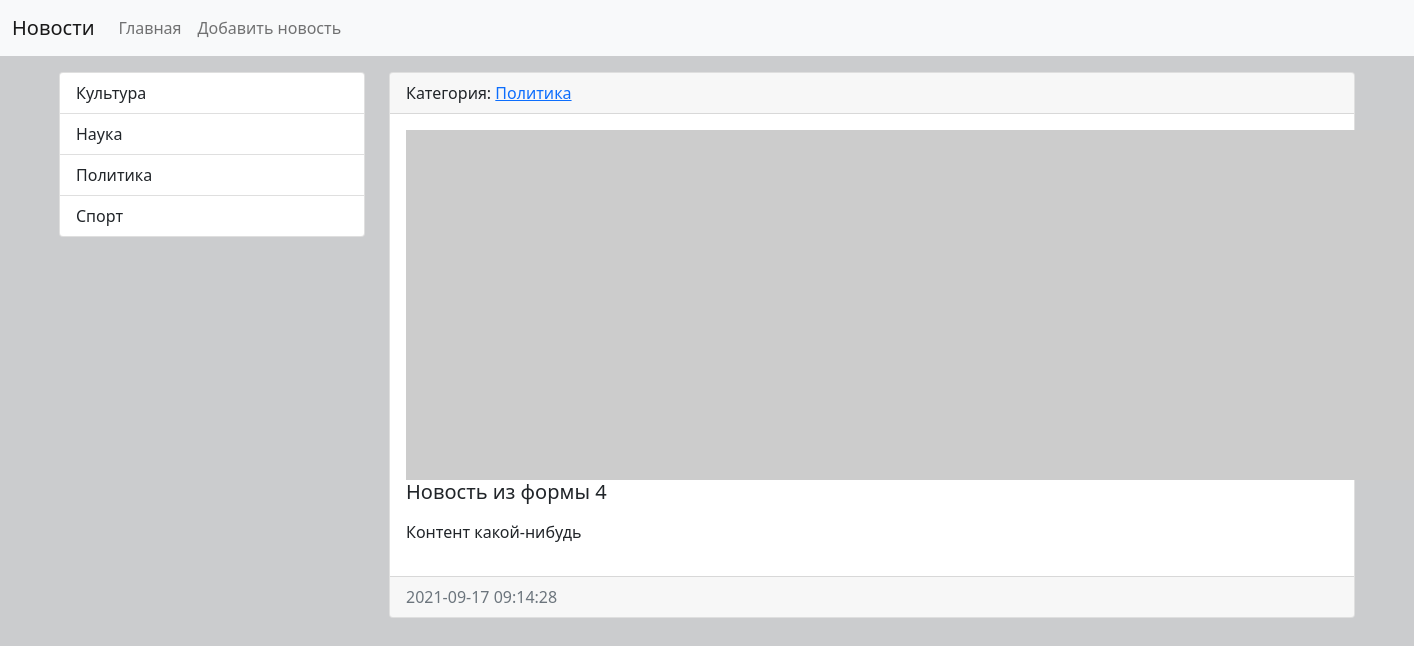
The app's page /news/11/ with its own data.
### news/models.py (models this page shows, shortened)
class Category(models.Model):
    title = models.CharField(max_length=150, db_index=True, verbose_name="Наименование категории")
    def __str__(self):
        return self.title
    def get_absolute_url(self):
        return reverse('category', kwargs={'category_id': self.pk})
    class Meta:
        verbose_name = "Категория"
        verbose_name_plural = "Категории"
        ordering = ["title"]

class News(models.Model):
    title = models.CharField(max_length=150, verbose_name="Наименование")
    content = models.TextField(blank=True, verbose_name="Контент")
    created_at = models.DateTimeField(auto_now_add=True, verbose_name="Дата публикации")
    updated_at = models.DateTimeField(auto_now=True, verbose_name="Обновленно")
    photo = models.ImageField(upload_to="photos/%Y/%m/%d/", verbose_name="Фото", blank=True)
    is_published = models.BooleanField(default=True, verbose_name="Опубликовано")
    category = models.ForeignKey("Category", on_delete=models.PROTECT, verbose_name="Категория")
    def get_absolute_url(self):
        return reverse('view_news', kwargs={'pk': self.pk})
    class Meta:
        verbose_name = "Новость"
        verbose_name_plural = "Новости"
        ordering = ["-created_at"]

### news/views.py (the view)
# urls.py: path('news/<int:pk>/', ViewNews.as_view(), name='view_news'),
class ViewNews(DetailView):
    model = News
    context_object_name = 'news_item'

### news/templatetags/news_tags.py (called while the page is built)
@register.inclusion_tag('news/list_categories.html')
def show_categories(arg1='Hello', arg2='World'):
    categories = Category.objects.all()
    return {'categories': categories, 'arg1': arg1, 'arg2': arg2}

### news/templates/news/news_detail.html (shortened to what this page needs)
{% extends 'news/base.html' %}
{% block sidebar %}
    {% include 'news/inc/_sidebar.html' %}
{% endblock %}
{% block content %}
    <div class="card mb-3">
        <div class="card-header">
            Категория: <a href="{{ news_item.get_absolute_url }}">{{ news_item.category }}</a>
        </div>
        <div class="card-body">
            {% if news_item.photo %}
                <img src=" {{ news_item.photo.url }} " alt="" width="350" class="mr-3 float-left">
            {% else %}
                <img src="https://picsum.photos/id/1060/350/300/?blur=2" alt="" class="mr-3 float-left">
            {% endif %}
            <h5 class="card-title">{{ news_item.title }}</h5>
            <p class="card-text">{{ news_item.content|safe|linebreaks }}</p>
        </div>
        <div class="card-footer text-muted">
            {{ news_item.created_at|date:"Y-m-d H:i:s" }}
        </div>
    </div>
{% endblock %}

### news/templates/news/list_categories.html
<div class="list-group">
    {% for item in categories %}
        <a href="{{ item.get_absolute_url }}" class="list-group-item list-group-item-action">
            {{ item.title }}
        </a>
    {% endfor %}
</div>

### records on screen
Category: title "Культура"
Category: title "Наука"
Category: title "Политика"
Category: title "Спорт"
News: category "Политика", title "Новость из формы 4", content "Контент какой-нибудь", created_at "2021-09-17 09:14:28"
